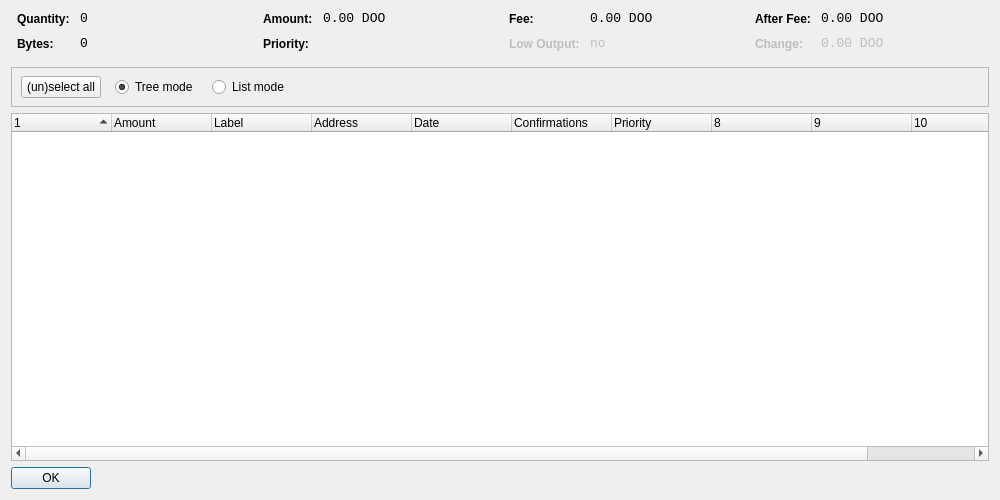
<?xml version="1.0" encoding="UTF-8"?>
<ui version="4.0">
 <class>CoinControlDialog</class>
 <widget class="QDialog" name="CoinControlDialog">
  <property name="geometry">
   <rect>
    <x>0</x>
    <y>0</y>
    <width>1000</width>
    <height>500</height>
   </rect>
  </property>
  <property name="windowTitle">
   <string>Coin Control</string>
  </property>
  <layout class="QVBoxLayout" name="verticalLayout">
   <item>
    <layout class="QHBoxLayout" name="horizontalLayoutTop" stretch="0,0,0,0">
     <property name="topMargin">
      <number>0</number>
     </property>
     <property name="bottomMargin">
      <number>10</number>
     </property>
     <item>
      <layout class="QFormLayout" name="formLayoutCoinControl1">
       <property name="horizontalSpacing">
        <number>10</number>
       </property>
       <property name="verticalSpacing">
        <number>10</number>
       </property>
       <property name="leftMargin">
        <number>6</number>
       </property>
       <property name="rightMargin">
        <number>6</number>
       </property>
       <item row="0" column="0">
        <widget class="QLabel" name="labelCoinControlQuantityText">
         <property name="styleSheet">
          <string notr="true">font-weight:bold;</string>
         </property>
         <property name="text">
          <string>Quantity:</string>
         </property>
        </widget>
       </item>
       <item row="0" column="1">
        <widget class="QLabel" name="labelCoinControlQuantity">
         <property name="font">
          <font>
           <family>Monospace</family>
           <pointsize>10</pointsize>
          </font>
         </property>
         <property name="cursor">
          <cursorShape>IBeamCursor</cursorShape>
         </property>
         <property name="contextMenuPolicy">
          <enum>Qt::ActionsContextMenu</enum>
         </property>
         <property name="text">
          <string notr="true">0</string>
         </property>
         <property name="textInteractionFlags">
          <set>Qt::LinksAccessibleByMouse|Qt::TextSelectableByKeyboard|Qt::TextSelectableByMouse</set>
         </property>
        </widget>
       </item>
       <item row="1" column="0">
        <widget class="QLabel" name="labelCoinControlBytesText">
         <property name="styleSheet">
          <string notr="true">font-weight:bold;</string>
         </property>
         <property name="text">
          <string>Bytes:</string>
         </property>
        </widget>
       </item>
       <item row="1" column="1">
        <widget class="QLabel" name="labelCoinControlBytes">
         <property name="font">
          <font>
           <family>Monospace</family>
           <pointsize>10</pointsize>
          </font>
         </property>
         <property name="cursor">
          <cursorShape>IBeamCursor</cursorShape>
         </property>
         <property name="contextMenuPolicy">
          <enum>Qt::ActionsContextMenu</enum>
         </property>
         <property name="text">
          <string notr="true">0</string>
         </property>
         <property name="textInteractionFlags">
          <set>Qt::LinksAccessibleByMouse|Qt::TextSelectableByKeyboard|Qt::TextSelectableByMouse</set>
         </property>
        </widget>
       </item>
      </layout>
     </item>
     <item>
      <layout class="QFormLayout" name="formLayoutCoinControl2">
       <property name="horizontalSpacing">
        <number>10</number>
       </property>
       <property name="verticalSpacing">
        <number>10</number>
       </property>
       <property name="leftMargin">
        <number>6</number>
       </property>
       <property name="rightMargin">
        <number>6</number>
       </property>
       <item row="0" column="0">
        <widget class="QLabel" name="labelCoinControlAmountText">
         <property name="styleSheet">
          <string notr="true">font-weight:bold;</string>
         </property>
         <property name="text">
          <string>Amount:</string>
         </property>
        </widget>
       </item>
       <item row="0" column="1">
        <widget class="QLabel" name="labelCoinControlAmount">
         <property name="font">
          <font>
           <family>Monospace</family>
           <pointsize>10</pointsize>
          </font>
         </property>
         <property name="cursor">
          <cursorShape>IBeamCursor</cursorShape>
         </property>
         <property name="contextMenuPolicy">
          <enum>Qt::ActionsContextMenu</enum>
         </property>
         <property name="text">
          <string notr="true">0.00 DOO</string>
         </property>
         <property name="textInteractionFlags">
          <set>Qt::LinksAccessibleByMouse|Qt::TextSelectableByKeyboard|Qt::TextSelectableByMouse</set>
         </property>
        </widget>
       </item>
       <item row="1" column="0">
        <widget class="QLabel" name="labelCoinControlPriorityText">
         <property name="styleSheet">
          <string notr="true">font-weight:bold;</string>
         </property>
         <property name="text">
          <string>Priority:</string>
         </property>
        </widget>
       </item>
       <item row="1" column="1">
        <widget class="QLabel" name="labelCoinControlPriority">
         <property name="font">
          <font>
           <family>Monospace</family>
           <pointsize>10</pointsize>
          </font>
         </property>
         <property name="cursor">
          <cursorShape>IBeamCursor</cursorShape>
         </property>
         <property name="contextMenuPolicy">
          <enum>Qt::ActionsContextMenu</enum>
         </property>
         <property name="text">
          <string/>
         </property>
         <property name="textInteractionFlags">
          <set>Qt::LinksAccessibleByMouse|Qt::TextSelectableByKeyboard|Qt::TextSelectableByMouse</set>
         </property>
        </widget>
       </item>
      </layout>
     </item>
     <item>
      <layout class="QFormLayout" name="formLayoutCoinControl3">
       <property name="horizontalSpacing">
        <number>10</number>
       </property>
       <property name="verticalSpacing">
        <number>10</number>
       </property>
       <property name="leftMargin">
        <number>6</number>
       </property>
       <property name="rightMargin">
        <number>6</number>
       </property>
       <item row="0" column="0">
        <widget class="QLabel" name="labelCoinControlFeeText">
         <property name="styleSheet">
          <string notr="true">font-weight:bold;</string>
         </property>
         <property name="text">
          <string>Fee:</string>
         </property>
        </widget>
       </item>
       <item row="0" column="1">
        <widget class="QLabel" name="labelCoinControlFee">
         <property name="font">
          <font>
           <family>Monospace</family>
           <pointsize>10</pointsize>
          </font>
         </property>
         <property name="cursor">
          <cursorShape>IBeamCursor</cursorShape>
         </property>
         <property name="contextMenuPolicy">
          <enum>Qt::ActionsContextMenu</enum>
         </property>
         <property name="text">
          <string notr="true">0.00 DOO</string>
         </property>
         <property name="textInteractionFlags">
          <set>Qt::LinksAccessibleByMouse|Qt::TextSelectableByKeyboard|Qt::TextSelectableByMouse</set>
         </property>
        </widget>
       </item>
       <item row="1" column="0">
        <widget class="QLabel" name="labelCoinControlLowOutputText">
         <property name="enabled">
          <bool>false</bool>
         </property>
         <property name="styleSheet">
          <string notr="true">font-weight:bold;</string>
         </property>
         <property name="text">
          <string>Low Output:</string>
         </property>
        </widget>
       </item>
       <item row="1" column="1">
        <widget class="QLabel" name="labelCoinControlLowOutput">
         <property name="enabled">
          <bool>false</bool>
         </property>
         <property name="font">
          <font>
           <family>Monospace</family>
           <pointsize>10</pointsize>
          </font>
         </property>
         <property name="cursor">
          <cursorShape>IBeamCursor</cursorShape>
         </property>
         <property name="contextMenuPolicy">
          <enum>Qt::ActionsContextMenu</enum>
         </property>
         <property name="text">
          <string notr="true">no</string>
         </property>
         <property name="textInteractionFlags">
          <set>Qt::LinksAccessibleByMouse|Qt::TextSelectableByKeyboard|Qt::TextSelectableByMouse</set>
         </property>
        </widget>
       </item>
      </layout>
     </item>
     <item>
      <layout class="QFormLayout" name="formLayoutCoinControl4">
       <property name="horizontalSpacing">
        <number>10</number>
       </property>
       <property name="verticalSpacing">
        <number>10</number>
       </property>
       <property name="leftMargin">
        <number>6</number>
       </property>
       <property name="rightMargin">
        <number>6</number>
       </property>
       <item row="0" column="0">
        <widget class="QLabel" name="labelCoinControlAfterFeeText">
         <property name="styleSheet">
          <string notr="true">font-weight:bold;</string>
         </property>
         <property name="text">
          <string>After Fee:</string>
         </property>
        </widget>
       </item>
       <item row="0" column="1">
        <widget class="QLabel" name="labelCoinControlAfterFee">
         <property name="font">
          <font>
           <family>Monospace</family>
           <pointsize>10</pointsize>
          </font>
         </property>
         <property name="cursor">
          <cursorShape>IBeamCursor</cursorShape>
         </property>
         <property name="contextMenuPolicy">
          <enum>Qt::ActionsContextMenu</enum>
         </property>
         <property name="text">
          <string notr="true">0.00 DOO</string>
         </property>
         <property name="textInteractionFlags">
          <set>Qt::LinksAccessibleByMouse|Qt::TextSelectableByKeyboard|Qt::TextSelectableByMouse</set>
         </property>
        </widget>
       </item>
       <item row="1" column="0">
        <widget class="QLabel" name="labelCoinControlChangeText">
         <property name="enabled">
          <bool>false</bool>
         </property>
         <property name="styleSheet">
          <string notr="true">font-weight:bold;</string>
         </property>
         <property name="text">
          <string>Change:</string>
         </property>
        </widget>
       </item>
       <item row="1" column="1">
        <widget class="QLabel" name="labelCoinControlChange">
         <property name="enabled">
          <bool>false</bool>
         </property>
         <property name="font">
          <font>
           <family>Monospace</family>
           <pointsize>10</pointsize>
          </font>
         </property>
         <property name="cursor">
          <cursorShape>IBeamCursor</cursorShape>
         </property>
         <property name="contextMenuPolicy">
          <enum>Qt::ActionsContextMenu</enum>
         </property>
         <property name="text">
          <string notr="true">0.00 DOO</string>
         </property>
         <property name="textInteractionFlags">
          <set>Qt::LinksAccessibleByMouse|Qt::TextSelectableByKeyboard|Qt::TextSelectableByMouse</set>
         </property>
        </widget>
       </item>
      </layout>
     </item>
    </layout>
   </item>
   <item>
    <widget class="QFrame" name="frame">
     <property name="minimumSize">
      <size>
       <width>0</width>
       <height>40</height>
      </size>
     </property>
     <property name="frameShape">
      <enum>QFrame::StyledPanel</enum>
     </property>
     <property name="frameShadow">
      <enum>QFrame::Sunken</enum>
     </property>
     <widget class="QWidget" name="horizontalLayoutWidget">
      <property name="geometry">
       <rect>
        <x>10</x>
        <y>0</y>
        <width>781</width>
        <height>41</height>
       </rect>
      </property>
      <layout class="QHBoxLayout" name="horizontalLayoutPanel" stretch="0,0,0,0,0">
       <property name="spacing">
        <number>14</number>
       </property>
       <item>
        <widget class="QPushButton" name="pushButtonSelectAll">
         <property name="sizePolicy">
          <sizepolicy hsizetype="Maximum" vsizetype="Fixed">
           <horstretch>0</horstretch>
           <verstretch>0</verstretch>
          </sizepolicy>
         </property>
         <property name="text">
          <string>(un)select all</string>
         </property>
        </widget>
       </item>
       <item>
        <widget class="QRadioButton" name="radioTreeMode">
         <property name="sizePolicy">
          <sizepolicy hsizetype="Maximum" vsizetype="Fixed">
           <horstretch>0</horstretch>
           <verstretch>0</verstretch>
          </sizepolicy>
         </property>
         <property name="text">
          <string>Tree mode</string>
         </property>
         <property name="checked">
          <bool>true</bool>
         </property>
        </widget>
       </item>
       <item>
        <widget class="QRadioButton" name="radioListMode">
         <property name="sizePolicy">
          <sizepolicy hsizetype="Maximum" vsizetype="Fixed">
           <horstretch>0</horstretch>
           <verstretch>0</verstretch>
          </sizepolicy>
         </property>
         <property name="text">
          <string>List mode</string>
         </property>
        </widget>
       </item>
       <item>
        <spacer name="horizontalSpacer">
         <property name="orientation">
          <enum>Qt::Horizontal</enum>
         </property>
         <property name="sizeHint" stdset="0">
          <size>
           <width>40</width>
           <height>20</height>
          </size>
         </property>
        </spacer>
       </item>
      </layout>
     </widget>
    </widget>
   </item>
   <item>
    <widget class="CoinControlTreeWidget" name="treeWidget">
     <property name="contextMenuPolicy">
      <enum>Qt::CustomContextMenu</enum>
     </property>
     <property name="sortingEnabled">
      <bool>false</bool>
     </property>
     <property name="columnCount">
      <number>11</number>
     </property>
     <attribute name="headerShowSortIndicator" stdset="0">
      <bool>true</bool>
     </attribute>
     <attribute name="headerStretchLastSection">
      <bool>false</bool>
     </attribute>
     <column>
      <property name="text">
       <string/>
      </property>
     </column>
     <column>
      <property name="text">
       <string>Amount</string>
      </property>
     </column>
     <column>
      <property name="text">
       <string>Label</string>
      </property>
     </column>
     <column>
      <property name="text">
       <string>Address</string>
      </property>
     </column>
     <column>
      <property name="text">
       <string>Date</string>
      </property>
     </column>
     <column>
      <property name="text">
       <string>Confirmations</string>
      </property>
      <property name="toolTip">
       <string>Confirmed</string>
      </property>
     </column>
     <column>
      <property name="text">
       <string>Priority</string>
      </property>
     </column>
     <column>
      <property name="text">
       <string/>
      </property>
     </column>
     <column>
      <property name="text">
       <string/>
      </property>
     </column>
     <column>
      <property name="text">
       <string/>
      </property>
     </column>
     <column>
      <property name="text">
       <string/>
      </property>
     </column>
    </widget>
   </item>
   <item>
    <widget class="QDialogButtonBox" name="buttonBox">
     <property name="sizePolicy">
      <sizepolicy hsizetype="Maximum" vsizetype="Fixed">
       <horstretch>0</horstretch>
       <verstretch>0</verstretch>
      </sizepolicy>
     </property>
     <property name="orientation">
      <enum>Qt::Horizontal</enum>
     </property>
     <property name="standardButtons">
      <set>QDialogButtonBox::Ok</set>
     </property>
    </widget>
   </item>
  </layout>
 </widget>
 <customwidgets>
  <customwidget>
   <class>CoinControlTreeWidget</class>
   <extends>QTreeWidget</extends>
   <header>coincontroltreewidget.h</header>
  </customwidget>
 </customwidgets>
 <resources/>
 <connections/>
</ui>
